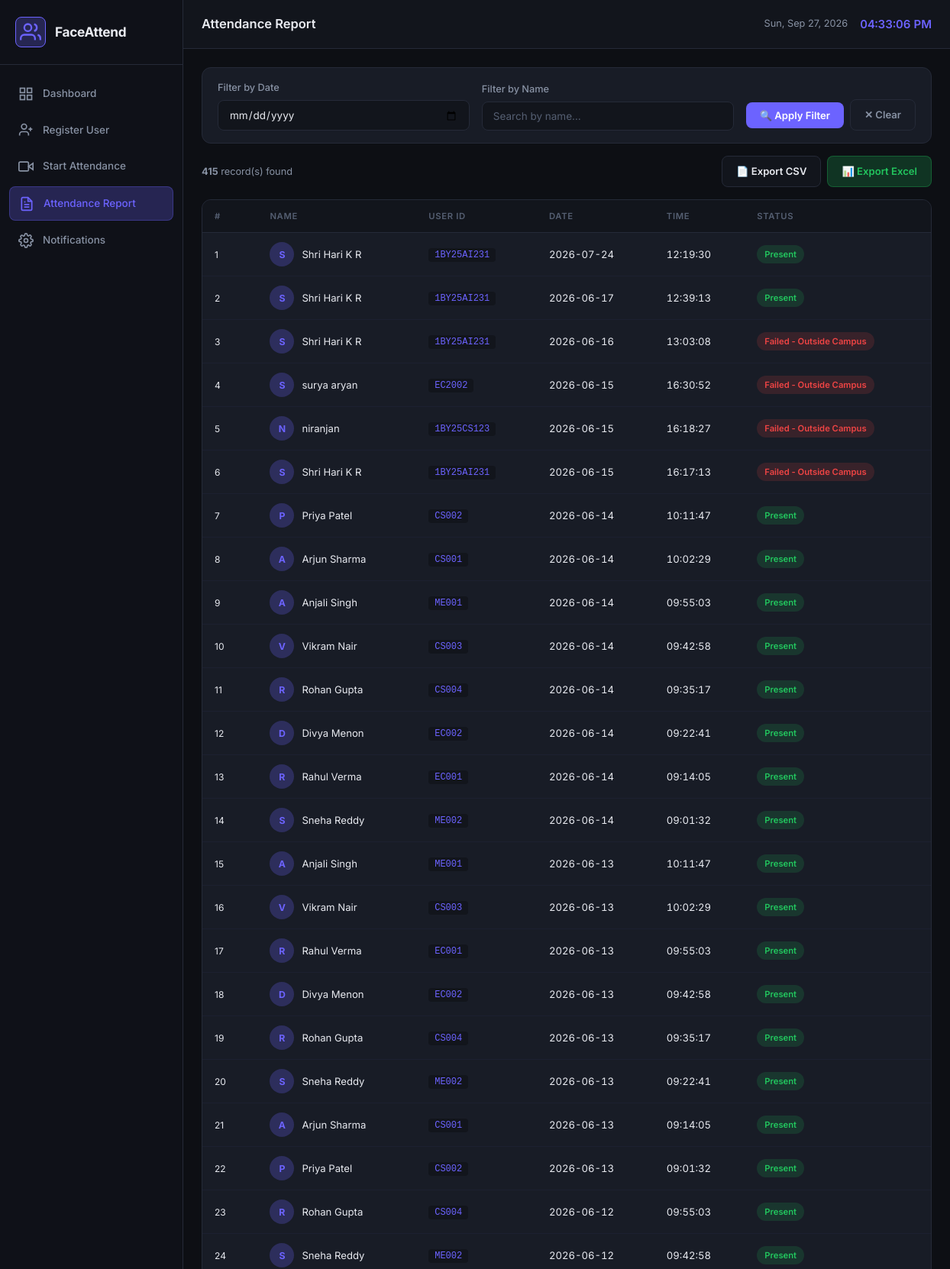
Screenshot of /report (upper part) with the database file from the repository.
### tables this page shows
CREATE TABLE attendance (
            id          INTEGER PRIMARY KEY AUTOINCREMENT,
            user_id     TEXT    NOT NULL,
            name        TEXT    NOT NULL,
            date        TEXT    NOT NULL,
            time        TEXT    NOT NULL,
            status      TEXT    DEFAULT 'Present',
            marked_at   TEXT    DEFAULT (datetime('now','localtime'))
        , lat REAL, lng REAL, verified BOOLEAN);

### app.py (the view)
@app.route("/report")
def report_page():
    filter_date = request.args.get("date", "")
    filter_name = request.args.get("name", "")
    logs = get_attendance_logs(
        filter_date=filter_date or None,
        filter_name=filter_name or None
    )
    summary = get_monthly_summary()
    return render_template("report.html", logs=logs, summary=summary,
                           filter_date=filter_date, filter_name=filter_name)

### attendance.py (called while the page is built)
def get_monthly_summary() -> list:
    records = get_attendance_logs()
    summary = {}
    for r in records:
        d = r["date"]
        summary[d] = summary.get(d, 0) + 1
    result = [{"date": k, "count": v} for k, v in sorted(summary.items(), reverse=True)]
    return result[:30]   # Last 30 days

### database.py (called while the page is built)
def get_connection():
    conn = sqlite3.connect(DB_PATH)
    conn.row_factory = sqlite3.Row   # Allows column access by name
    return conn

def get_attendance_logs(filter_date: str = None, filter_name: str = None) -> list:
    conn   = get_connection()
    query  = "SELECT * FROM attendance WHERE 1=1"
    params = []
    if filter_date:
        query  += " AND date = ?"
        params.append(filter_date)
    if filter_name:
        query  += " AND name LIKE ?"
        params.append(f"%{filter_name}%")
    query += " ORDER BY date DESC, time DESC"
    rows  = conn.execute(query, params).fetchall()
    conn.close()
    return [dict(row) for row in rows]

### templates/report.html (shortened to what this page needs)
{% extends "base.html" %}
{% block page_title %}Attendance Report{% endblock %}
{% block content %}
<div class="card filter-card">
  <form method="GET" action="{{ url_for('report_page') }}" class="filter-form" id="filter-form">
    <div class="filter-group">
      <label for="filter-date" class="form-label">Filter by Date</label>
      <input type="date" id="filter-date" name="date" class="form-input"
             value="{{ filter_date }}" />
    </div>
    <div class="filter-group">
      <label for="filter-name" class="form-label">Filter by Name</label>
      <input type="text" id="filter-name" name="name" class="form-input"
             placeholder="Search by name…" value="{{ filter_name }}" />
    </div>
    <div class="filter-actions">
      <button type="submit" class="btn btn-primary" id="btn-filter">🔍 Apply Filter</button>
      <a href="{{ url_for('report_page') }}" class="btn btn-ghost">✕ Clear</a>
    </div>
  </form>
</div>
<div class="export-bar">
  <span class="export-label">
    <strong>{{ logs|length }}</strong> record(s) found
  </span>
  <div class="export-actions">
    <a href="/api/export/csv{% if filter_date or filter_name %}?date={{ filter_date }}&name={{ filter_name }}{% endif %}"
       class="btn btn-secondary" id="btn-export-csv">
      📄 Export CSV
    </a>
    <a href="/api/export/excel{% if filter_date or filter_name %}?date={{ filter_date }}&name={{ filter_name }}{% endif %}"
       class="btn btn-success" id="btn-export-excel">
      📊 Export Excel
    </a>
  </div>
</div>
<div class="card table-card">
  {% if logs %}
  <div class="table-wrapper">
    <table class="data-table" id="attendance-table">
      <thead>
        <tr>
          <th>#</th>
          <th>Name</th>
          <th>User ID</th>
          <th>Date</th>
          <th>Time</th>
          <th>Status</th>
        </tr>
      </thead>
      <tbody>
        {% for log in logs %}
        <tr class="table-row">
          <td class="td-num">{{ loop.index }}</td>
          <td class="td-name">
            <div class="table-user">
              <div class="table-avatar">{{ log.name[0].upper() }}</div>
              <span>{{ log.name }}</span>
            </div>
          </td>
          <td class="td-id"><code>{{ log.user_id }}</code></td>
          <td class="td-date">{{ log.date }}</td>
          <td class="td-time">{{ log.time }}</td>
          <td class="td-status">
            <span class="badge badge-{{ 'green' if log.status == 'Present' else 'red' }}">
              {{ log.status }}
            </span>
          </td>
        </tr>
        {% endfor %}
      </tbody>
    </table>
  </div>
  {% endif %}
</div>
{% endblock %}

### rows the page displays
attendance: name "S", name "Shri Hari K R", user_id "1BY25AI231", date "2026-07-24", time "12:19:30", status "Present"
attendance: name "S", name "Shri Hari K R", user_id "1BY25AI231", date "2026-06-17", time "12:39:13", status "Present"
attendance: name "S", name "Shri Hari K R", user_id "1BY25AI231", date "2026-06-16", time "13:03:08", status "Failed - Outside Campus"
attendance: name "S", name "surya aryan", user_id "EC2002", date "2026-06-15", time "16:30:52", status "Failed - Outside Campus"
attendance: name "N", name "niranjan", user_id "1BY25CS123", date "2026-06-15", time "16:18:27", status "Failed - Outside Campus"
attendance: name "S", name "Shri Hari K R", user_id "1BY25AI231", date "2026-06-15", time "16:17:13", status "Failed - Outside Campus"
attendance: name "P", name "Priya Patel", user_id "CS002", date "2026-06-14", time "10:11:47", status "Present"
attendance: name "A", name "Arjun Sharma", user_id "CS001", date "2026-06-14", time "10:02:29", status "Present"
attendance: name "A", name "Anjali Singh", user_id "ME001", date "2026-06-14", time "09:55:03", status "Present"
attendance: name "V", name "Vikram Nair", user_id "CS003", date "2026-06-14", time "09:42:58", status "Present"
attendance: name "R", name "Rohan Gupta", user_id "CS004", date "2026-06-14", time "09:35:17", status "Present"
attendance: name "D", name "Divya Menon", user_id "EC002", date "2026-06-14", time "09:22:41", status "Present"
attendance: name "R", name "Rahul Verma", user_id "EC001", date "2026-06-14", time "09:14:05", status "Present"
attendance: name "S", name "Sneha Reddy", user_id "ME002", date "2026-06-14", time "09:01:32", status "Present"
attendance: name "A", name "Anjali Singh", user_id "ME001", date "2026-06-13", time "10:11:47", status "Present"
attendance: name "V", name "Vikram Nair", user_id "CS003", date "2026-06-13", time "10:02:29", status "Present"
attendance: name "R", name "Rahul Verma", user_id "EC001", date "2026-06-13", time "09:55:03", status "Present"
attendance: name "D", name "Divya Menon", user_id "EC002", date "2026-06-13", time "09:42:58", status "Present"
attendance: name "R", name "Rohan Gupta", user_id "CS004", date "2026-06-13", time "09:35:17", status "Present"
attendance: name "S", name "Sneha Reddy", user_id "ME002", date "2026-06-13", time "09:22:41", status "Present"
attendance: name "A", name "Arjun Sharma", user_id "CS001", date "2026-06-13", time "09:14:05", status "Present"
attendance: name "P", name "Priya Patel", user_id "CS002", date "2026-06-13", time "09:01:32", status "Present"
attendance: name "R", name "Rohan Gupta", user_id "CS004", date "2026-06-12", time "09:55:03", status "Present"
attendance: name "S", name "Sneha Reddy", user_id "ME002", date "2026-06-12", time "09:42:58", status "Present"

### other values shown
{{ logs|length }} "415"
